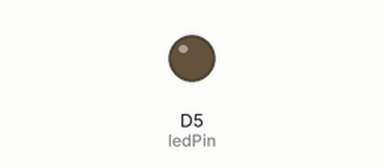
This sketch was run on a simulated ESP8266 (Wemos D1 mini). Shown: output pins drawn as LEDs (lit = HIGH).

Above: at 0.5 s.
At 5.0 s:
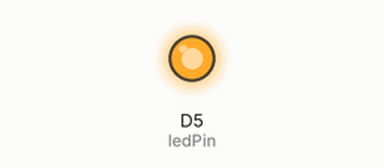
Timing chart, 0 to 6.9 s (numbered marks = the images above):
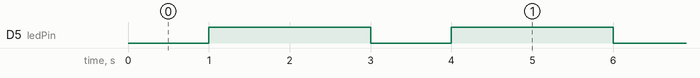

The sketch:

blink.ino
```cpp
int ledPin = D5;

void setup() {
  pinMode(ledPin, OUTPUT);     // Initialize the LED_BUILTIN pin as an output
}

void loop() {
  digitalWrite(ledPin, LOW);
  delay(1000);
  digitalWrite(ledPin, HIGH);
  delay(2000);
}
```

Measured:
- by itself, D5 (ledPin): alternates HIGH for 2.0 s and LOW for 1.0 s
